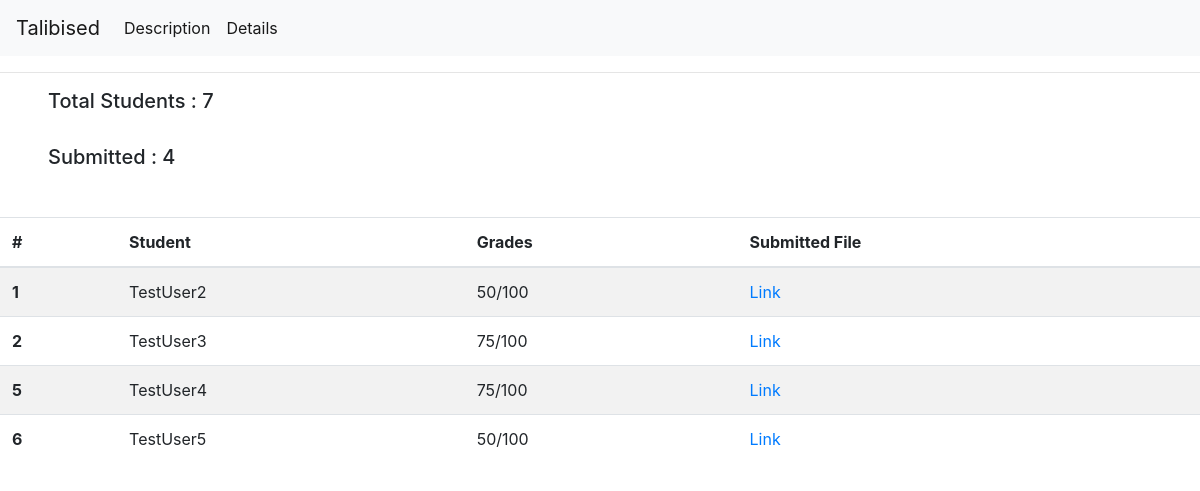
Screenshot of /view-submission/1/ with the database file from the repository.
### users/models.py (models this page shows, shortened)
class Submission(models.Model):
    project_id = models.ForeignKey(Project, on_delete=models.CASCADE)
    student_id = models.ForeignKey(CustomUser, on_delete=models.CASCADE)
    submitted_date = models.DateField(auto_now_add=True)
    submitted_time = models.TimeField(auto_now_add=True)
    submitted_on_time = models.BooleanField(default=True)
    marks_alloted = models.IntegerField(default=0)
    submission_file = models.FileField(upload_to='documents', null=True)
    is_submitted = models.BooleanField(default=False)
    is_checked = models.BooleanField(default=False)
    def __str__(self):
        return str(self.id)

class CustomUser(AbstractUser):
    userType = models.CharField(max_length=20, choices=UserType)

class Project(models.Model):
    subject_name = models.CharField(max_length=50, choices=CourseType)
    project_name = models.CharField(max_length=50)
    due_date = models.DateTimeField()
    posted_date = models.DateField(auto_now_add=True)
    project_desc = models.TextField()
    max_marks = models.IntegerField(default=100)
    created_by = models.ForeignKey(CustomUser, on_delete=models.CASCADE, related_name='professor')
    allotted_ta = models.ForeignKey(CustomUser, on_delete=models.CASCADE, related_name='ta', null=True)
    document = models.FileField(upload_to="document", null=True, blank=True)

### users/views.py (the view)
# urls.py: path('view-submission/<int:pk>/', ViewSubmissionView, name='users-view-submission'),
def ViewSubmissionView(request, pk):
    if request.method == 'GET':
        sub_list = Submission.objects.filter(project_id=pk)
        project = Project.objects.get(id=pk)
        user = CustomUser.objects.filter(userType='student')
        submitted = Submission.objects.filter(project_id=pk, is_submitted=True)
        print(sub_list)
        return render(request, "users/viewSubmissions.html",
                      {'sub_list': sub_list, 'project': project, 'user': user, 'submitted': submitted})

### users/templates/users/viewSubmissions.html (shortened to what this page needs)
<!doctype html>
<html lang="en">
<head>
    <link rel="stylesheet" href="https://maxcdn.bootstrapcdn.com/bootstrap/4.0.0/css/bootstrap.min.css"
>
    <link rel="stylesheet" href="https://use.fontawesome.com/releases/v5.8.2/css/all.css"
>
</head>
<body>
<nav class="navbar navbar-expand-lg navbar-light bg-light">
    <a class="navbar-brand" href="{% url 'users-home' %}">Talibised</a>
    <div class="collapse navbar-collapse" id="navbarNavAltMarkup">
        <div class="navbar-nav">
            <a class="nav-item nav-link active" href="{% url 'users-view-project-detail' project.id %}">Description</a>
            <a class="nav-item nav-link active" href="{% url 'users-view-submission' project.id %}">Details</a>
        </div>
    </div>
</nav>
<hr>
<h5 class="display-5 mx-5">Total Students : {{user.count}}</h5>
<br>
<h5 class="display-5 mx-5">Submitted : {{submitted.count}}</h5>
<table class="table table-striped mt-5">
  <thead>
    <tr>
      <th scope="col">#</th>
      <th scope="col">Student</th>
      <th scope="col">Grades</th>
      <th scope="col">Submitted File </th>
    </tr>
  </thead>
  <tbody>
  {% for obj in sub_list %}
    <tr>
      <th scope="row">{{obj.id}}</th>
      <td>{{obj.student_id}}</td>
      <td>
          {% if obj.is_checked %}
          {{obj.marks_alloted}}/{{project.max_marks}}
          {% else %}
            <a href="{% url 'users-submit-project-professor' obj.id %}">Grade</a>
          {% endif %}
      </td>
      <td><a href="/uploads/{{obj.submission_file}}"> Link </a></td>
    </tr>
  {% endfor %}
  </tbody>
</table>

### rows the page displays
Submission: id "1", student_id "TestUser2", marks_alloted "50"
Project: max_marks "100"
Submission: id "2", student_id "TestUser3", marks_alloted "75"
Submission: id "5", student_id "TestUser4", marks_alloted "75"
Submission: id "6", student_id "TestUser5", marks_alloted "50"

### other values shown
{{ user.count }} "7"
{{ submitted.count }} "4"
